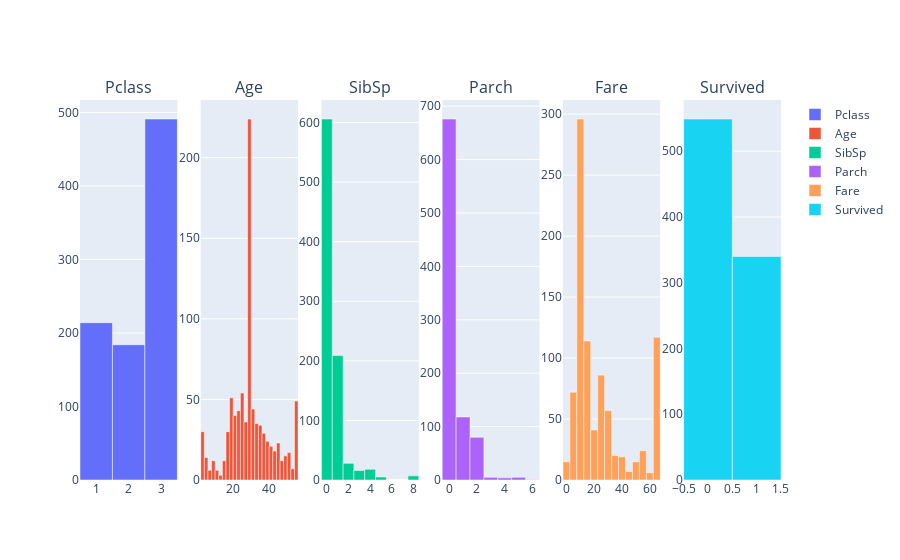

Notebook code for this chart:
### Code cell
# Select all numerical columns from the dataset
num_cols = data.select_dtypes("number").columns
# num_cols is a list of all numeric columns (int or float)

# Create a subplot figure with 1 row and as many columns as numerical features
fig = sp.make_subplots(
    rows=1,
    cols=len(num_cols),
    subplot_titles=num_cols  # Add titles to each subplot using column names
)

# Loop through each numerical column and add a histogram to its subplot
for i, col in enumerate(num_cols):
    fig.add_trace(
        go.Histogram(
            x=data[col],
            name=col,  # Name of the trace (appears in legend)
            marker=dict(
                line=dict(color="white", width=0.5)  # White borders for bars for clarity
            )
        ),
        row=1,        # All histograms are in row 1
        col=i+1       # Place each histogram in its corresponding column
    )

# Display the figure
fig.show()

### Figure 1 — Plotly figure (JSON) as saved in the notebook; plotly's stock layout.template omitted (floating-point values rounded to 4 significant figures; data arrays with more than 128 entries replaced by an {"elided": "..."} marker saying what was removed)
{"data": [{"marker": {"line": {"color": "white", "width": 0.5}}, "name": "Pclass", "type": "histogram", "x": {"elided": "889 int values"}, "xaxis": "x", "yaxis": "y"}, {"marker": {"line": {"color": "white", "width": 0.5}}, "name": "Age", "type": "histogram", "x": {"elided": "889 float values"}, "xaxis": "x2", "yaxis": "y2"}, {"marker": {"line": {"color": "white", "width": 0.5}}, "name": "SibSp", "type": "histogram", "x": {"elided": "889 int values"}, "xaxis": "x3", "yaxis": "y3"}, {"marker": {"line": {"color": "white", "width": 0.5}}, "name": "Parch", "type": "histogram", "x": {"elided": "889 int values"}, "xaxis": "x4", "yaxis": "y4"}, {"marker": {"line": {"color": "white", "width": 0.5}}, "name": "Fare", "type": "histogram", "x": {"elided": "889 float values"}, "xaxis": "x5", "yaxis": "y5"}, {"marker": {"line": {"color": "white", "width": 0.5}}, "name": "Survived", "type": "histogram", "x": {"elided": "889 int values"}, "xaxis": "x6", "yaxis": "y6"}], "layout": {"annotations": [{"font": {"size": 16}, "showarrow": false, "text": "Pclass", "x": 0.06944, "xanchor": "center", "xref": "paper", "y": 1, "yanchor": "bottom", "yref": "paper"}, {"font": {"size": 16}, "showarrow": false, "text": "Age", "x": 0.2417, "xanchor": "center", "xref": "paper", "y": 1, "yanchor": "bottom", "yref": "paper"}, {"font": {"size": 16}, "showarrow": false, "text": "SibSp", "x": 0.4139, "xanchor": "center", "xref": "paper", "y": 1, "yanchor": "bottom", "yref": "paper"}, {"font": {"size": 16}, "showarrow": false, "text": "Parch", "x": 0.5861, "xanchor": "center", "xref": "paper", "y": 1, "yanchor": "bottom", "yref": "paper"}, {"font": {"size": 16}, "showarrow": false, "text": "Fare", "x": 0.7583, "xanchor": "center", "xref": "paper", "y": 1, "yanchor": "bottom", "yref": "paper"}, {"font": {"size": 16}, "showarrow": false, "text": "Survived", "x": 0.9306, "xanchor": "center", "xref": "paper", "y": 1, "yanchor": "bottom", "yref": "paper"}], "xaxis": {"anchor": "y", "domain": [0, 0.1389]}, "xaxis2": {"anchor": "y2", "domain": [0.1722, 0.3111]}, "xaxis3": {"anchor": "y3", "domain": [0.3444, 0.4833]}, "xaxis4": {"anchor": "y4", "domain": [0.5167, 0.6556]}, "xaxis5": {"anchor": "y5", "domain": [0.6889, 0.8278]}, "xaxis6": {"anchor": "y6", "domain": [0.8611, 1]}, "yaxis": {"anchor": "x", "domain": [0, 1]}, "yaxis2": {"anchor": "x2", "domain": [0, 1]}, "yaxis3": {"anchor": "x3", "domain": [0, 1]}, "yaxis4": {"anchor": "x4", "domain": [0, 1]}, "yaxis5": {"anchor": "x5", "domain": [0, 1]}, "yaxis6": {"anchor": "x6", "domain": [0, 1]}}}
